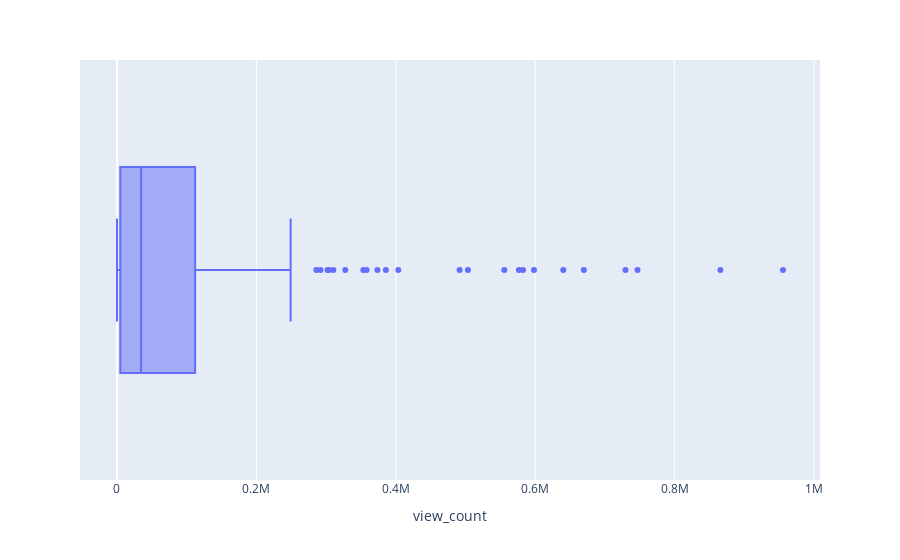

Notebook code for this chart:
### Code cell
************************************************************************************************************
*** nfl = pd.read_csv("superbowl_ads.csv") ***
*** px.box(nfl, x="view_count") ***
************************************************************************************************************

### Figure 1 — Plotly figure (JSON) as saved in the notebook; plotly's stock layout.template omitted (floating-point values rounded to 4 significant figures; data arrays with more than 128 entries replaced by an {"elided": "..."} marker saying what was removed)
{"data": [{"alignmentgroup": "True", "hovertemplate": "view_count=%{x}<extra></extra>", "legendgroup": "", "marker": {"color": "#636efa"}, "name": "", "notched": false, "offsetgroup": "", "orientation": "h", "showlegend": false, "type": "box", "x": {"elided": "211 int values"}, "x0": " ", "xaxis": "x", "y0": " ", "yaxis": "y"}], "layout": {"boxmode": "group", "legend": {"tracegroupgap": 0}, "margin": {"t": 60}, "xaxis": {"anchor": "y", "domain": [0, 1], "title": {"text": "view_count"}}, "yaxis": {"anchor": "x", "domain": [0, 1]}}}
